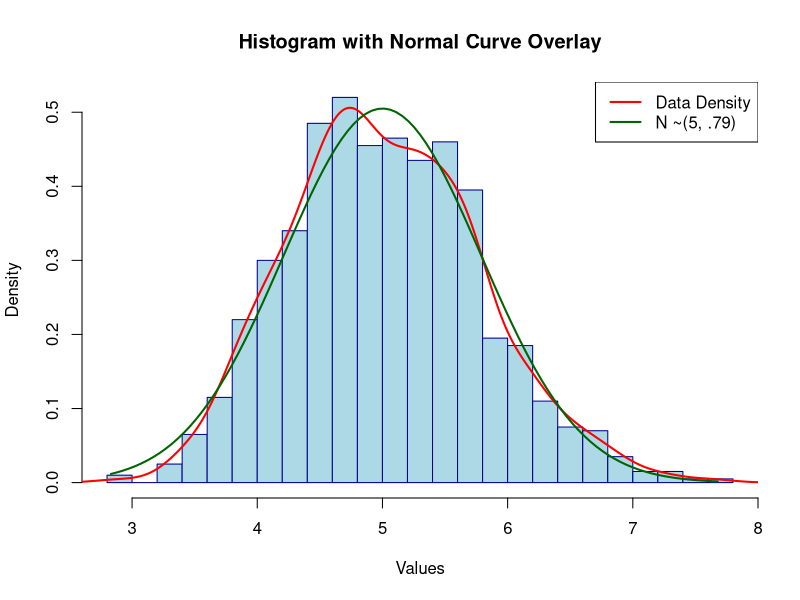

The R script that drew this image:
## expected mean of one exponential distribution is 1/0.2 = 5
## expected std deviation of one exponential distribution is 1/0.2 = 5
lambda <- 0.2 
n <- 40
numSims <- 1000
myVector <- 1:numSims


for(i in 1:numSims){
  myDistribution <- rexp(n, lambda)
  myMean <- mean(myDistribution)
  myVector[i] <- myMean
}

##expected mean of the means of many exponential distributions is still 5
myVectorMean <- mean(myVector)
print(paste("my mean is ", myVectorMean, sep=""))

## expected standard deviation should be the standard error of the means
## Expected Standard Error 5/sqrt(40) ~= 0.79
myVectorDev <- sd(myVector)
print(paste("my standard error is ", myVectorDev, sep=""))

hist(myVector,
     freq = FALSE,  # Use density instead of frequency
     main = "Histogram with Normal Curve Overlay",
     xlab = "Values",
     ylab = "Density",
     col = "lightblue",
     border = "darkblue",
     breaks = 20)  # Adjust breaks as needed

lines(density(myVector), col = "red", lwd = 2) # Add density curve

##Add a curve with expected values and density to see if it 
##matches up
curve(dnorm(x, mean = 5, sd = 0.79),
      from = min(myVector),  # Start from the min of your data
      to = max(myVector),    # End at the max of your data
      col = "darkgreen",
      lwd = 2,
      add = TRUE)

legend("topright",
       legend = c("Data Density", "N ~(5, .79)"),
       col = c("red", "darkgreen"),
       lwd = 2)

##As you can plainly see from observing the density line and the normal curve line
##The data closely approximates a normal distribution with mean 5 and SE 0.79



